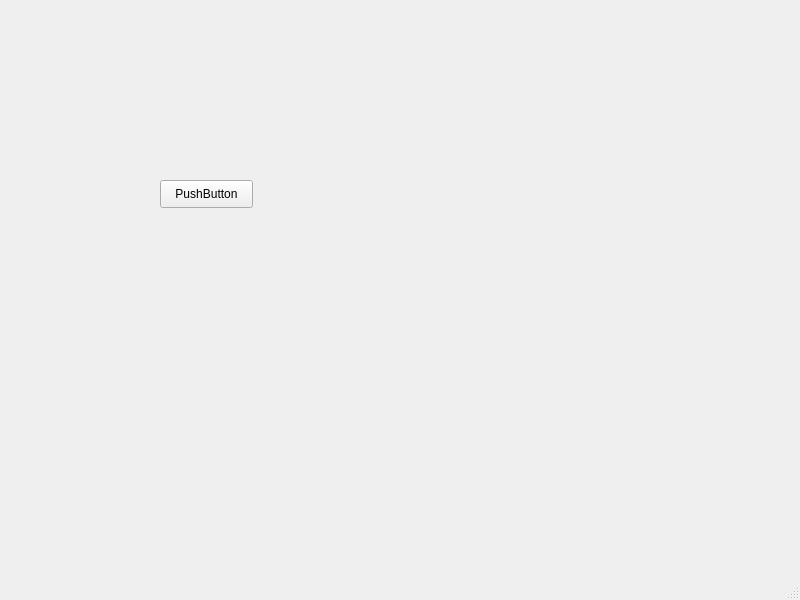
<?xml version="1.0" encoding="UTF-8"?>
<ui version="4.0">
 <class>MainWindow</class>
 <widget class="QMainWindow" name="MainWindow">
  <property name="geometry">
   <rect>
    <x>0</x>
    <y>0</y>
    <width>800</width>
    <height>600</height>
   </rect>
  </property>
  <property name="windowTitle">
   <string>MainWindow</string>
  </property>
  <widget class="QWidget" name="centralwidget">
   <widget class="QPushButton" name="pushButton">
    <property name="geometry">
     <rect>
      <x>160</x>
      <y>180</y>
      <width>93</width>
      <height>28</height>
     </rect>
    </property>
    <property name="text">
     <string>PushButton</string>
    </property>
   </widget>
  </widget>
  <widget class="QMenuBar" name="menubar">
   <property name="geometry">
    <rect>
     <x>0</x>
     <y>0</y>
     <width>800</width>
     <height>26</height>
    </rect>
   </property>
  </widget>
  <widget class="QStatusBar" name="statusbar"/>
 </widget>
 <resources/>
 <connections/>
</ui>
